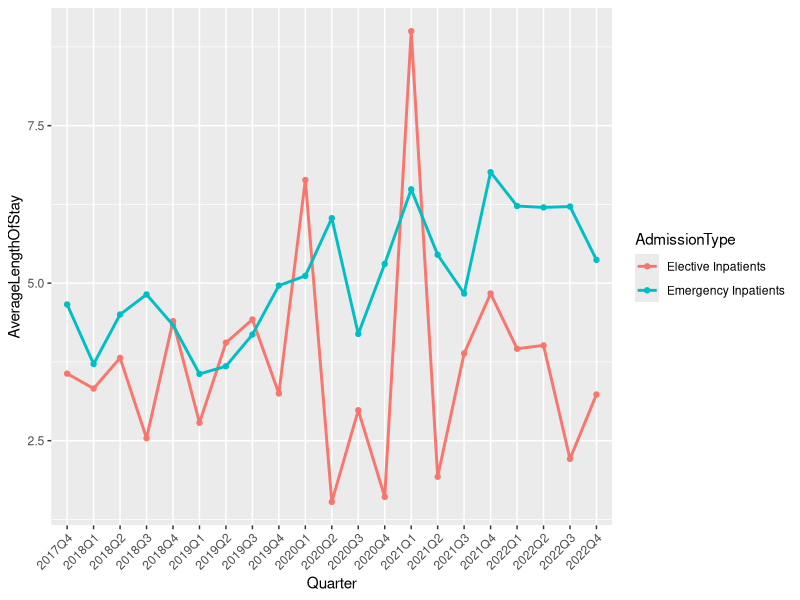
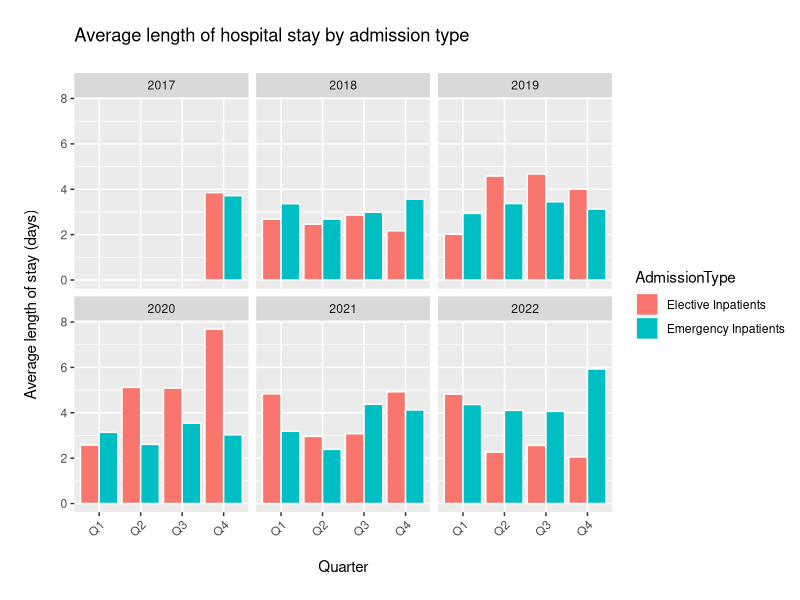

Write R code to recreate these figures, in order. (Note: this script raises an error after producing the figures.)
## ---- chunk 1
library(tidyverse)
library(ggplot2)
library(here)
## ---- chunk 2

age_and_sex <- read_csv(here("clean_data/age_and_sex.csv"))

## ---- chunk 3
age_and_sex %>% filter(HBName == "NHS Ayrshire and Arran" & Sex == "Male" & Age == "50-59 years") %>% 
  ggplot(aes(x = Quarter, y = AverageLengthOfStay, group = AdmissionType, colour = AdmissionType)) +
  geom_point()+
  geom_line(size = 1)+
  theme(axis.text.x = element_text(angle = 45, hjust = 1))


## ---- chunk 4
age_and_sex %>% filter(HBName == "NHS Ayrshire and Arran" & Sex == "Female" & Age == "40-49 years") %>% 
  ggplot(aes(x = Quarter_single, y = AverageLengthOfStay, fill = AdmissionType, colour = AdmissionType)) +
  geom_col(position = "dodge", colour = "white")+
  theme(axis.text.x = element_text(angle = 45, hjust = 1))+
  facet_wrap(~ Year)+
  labs(
    title = "\nAverage length of hospital stay by admission type\n",
    x = "\nQuarter\n",
    y = "\nAverage length of stay (days)\n"
    
  )

## ---- chunk 5
age_and_sex <- read_csv("../clean_data/age_and_sex.csv")
age_and_sex %>%
  filter(Age == "20-29 years") %>%
  group_by(Year, Quarter_single, Age, Sex) %>%
  summarise(number_admissions = sum(Stays), .groups = "drop") %>% 

ggplot(aes(x = interaction(Quarter_single, Year), y = Sex, group = Sex, colour = Sex)) +
  scale_x_discrete(NULL, guide = "axis_nested")+
  geom_vline(xintercept = "2020Q2", size = 1.5, colour = "red")+
  annotate("rect", xmin = 1, xmax = 3, ymin = 0, ymax = 35000, alpha = 0.3, fill = "lightblue" ) +
  annotate("rect", xmin = 5, xmax = 7, ymin = 0, ymax = 35000, alpha = 0.3, fill = "lightblue") +
  annotate("rect", xmin = 9, xmax = 11, ymin = 0, ymax = 35000, alpha = 0.3, fill = "lightblue") +
  annotate("rect", xmin = 13, xmax = 15, ymin = 0, ymax = 35000, alpha = 0.3, fill = "lightblue") +
  annotate("rect", xmin = 17, xmax = 19, ymin = 0, ymax = 35000, alpha = 0.3, fill = "lightblue") +
  annotate("rect", xmin = 21, xmax = 22, ymin = 0, ymax = 35000, alpha = 0.3, fill = "lightblue") +
  geom_line(aes(x = Quarter, y = number_admissions, group = Sex, colour = Sex), size = 1.5)+
   scale_y_continuous(labels = scales::comma)+
  theme_minimal()+
scale_colour_manual(values = c("#1F3F49","#EA6A47" ,"#1C4E80","#4cb5f5" ,"#A5d8DD", "#488A99" ,"#7E909A", "#AC3E31", "#484848", "#DBAE58", "#20283E"  ))+
  
theme(axis.text.x = element_text(hjust = 1, size = 12),
      axis.text.y = element_text(size = 20),
      title  = element_text(size = 20, face = "bold") 
 
      )+
   labs(
    title = "\nHospital Admissions by Age and Gender\n", 
    x = "\nQuarter\n", 
    y = "\nNumber of Admissions\n"
  )
## ---- chunk 6
age_and_sex %>% 
  filter(Sex == "Male" & admissionType == "Emergency Inpatient") %>%
  group_by(Quarter, Sex) %>% summarise(number_admissions = sum(Stays)) %>% 
  ggplot()+
  geom_line(aes(x = Quarter, y = number_admissions, group = Sex, colour = Sex), size = 1.5)+
  theme(axis.text.x = element_text(angle = 45, hjust = 1))+
   labs(
    title = "Hospital Admissions by Gender"
  )
## ---- chunk 7
#pre-covid and post-covid - doesn't make sense as more 

covid <-age_and_sex %>% mutate(pre_covid = if_else(Quarter %in% c("2017Q4", "2018Q1", "2018Q2"," 2018Q3", "2018Q4", "2019Q1", "2019Q2", "2019Q3", "2019Q4", "2020Q1"), TRUE, FALSE))

pre_covid <- age_and_sex %>% mutate(pre_covid = if_else(Quarter %in% c("2017Q4", "2018Q1", "2018Q2"," 2018Q3", "2018Q4", "2019Q1", "2019Q2", "2019Q3", "2019Q4", "2020Q1"), TRUE, FALSE)) %>% filter(pre_covid == TRUE)

after_covid <- age_and_sex %>% mutate(pre_covid = if_else(Quarter %in% c("2017Q4", "2018Q1", "2018Q2"," 2018Q3", "2018Q4", "2019Q1", "2019Q2", "2019Q3", "2019Q4", "2020Q1"), TRUE, FALSE)) %>% filter(pre_covid == FALSE)

 covid %>% filter(HBName == "NHS Ayrshire and Arran" & Sex == "Male") %>% 
   group_by(pre_covid, Quarter_single) %>%
   summarise(number_admissions = sum(Stays)) %>% 
   
  ggplot(aes(x = Quarter_single, y = number_admissions, fill = pre_covid))+
  geom_col(position = "dodge")
    
## ---- chunk 8
age_and_sex %>% filter(HBName == "NHS Ayrshire and Arran" & Sex == "Female" & Age == "40-49 years") %>% 
  ggplot(aes(x = Quarter_single, y = AverageLengthOfStay, fill = AdmissionType, colour = AdmissionType)) +
  geom_col(position = "dodge", colour = "white")+
  theme(axis.text.x = element_text(angle = 45, hjust = 1))+
  facet_wrap(~ Year)+
  labs(
    title = "\nAverage length of hospital stay by admission type\n",
    x = "\nQuarter\n",
    y = "\nAverage length of stay (days)\n"
    
  )


## ---- chunk 9
simd %>% distinct(SIMD)
